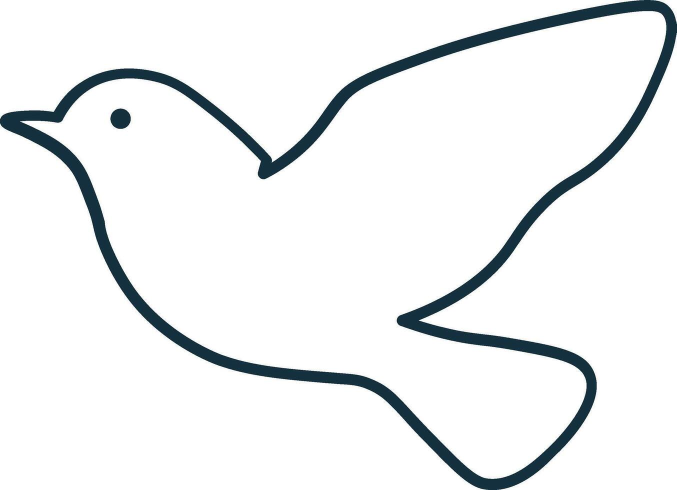
#> input picture assets/shapes/shapes/bird.jpg, 1353 x 980 px (shown at 1/2 size); its folder holds only this picture in this run
$ python -i shapes.py   (imports and definitions only)
#> lines starting #> are read from the running program, lines starting #| are printed output that depends on the picture; after the words box and inside, x2 and y2 are one past the last pixel; in counts of white or black regions, pixels touching at a corner belong together
"""Shape loading and sequencing utilities for uploaded assets."""

from __future__ import annotations

import io
import random
import re
from collections import deque
from dataclasses import dataclass
from functools import lru_cache
from pathlib import Path
from typing import Callable, Iterable, List

import numpy as np
from PIL import Image, ImageFilter

MaskFn = Callable[[float, float], bool]
_ALLOWED_EXT = {".png", ".jpg", ".jpeg", ".svg"}
_PRIORITY_ORDER = [
    "bird",
    "butterfly",
    "car",
    "cat",
    "circle",
    "cloud",
    "diamond",
    "dianosaur",
    "elephant",
    "fish",
    "icecream",
    "star",
    "teddy",
    "tree",
    "triangle",
    "turtle",
]


@dataclass(frozen=True)
class LoadedShape:
    name: str
    contains_fn: MaskFn
    source_file: str


# [8 lines left out: function _clean_name, not called in this run]


def _fill_holes(mask: np.ndarray) -> np.ndarray:
    h, w = mask.shape
    visited = np.zeros((h, w), dtype=bool)
    q = deque()

    for x in range(w):
        if not mask[0, x]:
            visited[0, x] = True
            q.append((0, x))
        if not mask[h - 1, x]:
            visited[h - 1, x] = True
            q.append((h - 1, x))
    for y in range(h):
        if not mask[y, 0]:
            visited[y, 0] = True
            q.append((y, 0))
        if not mask[y, w - 1]:
            visited[y, w - 1] = True
            q.append((y, w - 1))

    while q:
        y, x = q.popleft()
        for dy, dx in ((1, 0), (-1, 0), (0, 1), (0, -1)):
            ny, nx = y + dy, x + dx
            if 0 <= ny < h and 0 <= nx < w and not mask[ny, nx] and not visited[ny, nx]:
                visited[ny, nx] = True
                q.append((ny, nx))

    return mask | ((~mask) & (~visited))


def _preprocess_outline(mask: np.ndarray) -> np.ndarray:
    """Only cleanup and crop; never rotate/mirror/invert the uploaded orientation."""
    img = Image.fromarray((mask.astype(np.uint8) * 255), mode="L")
    img = img.filter(ImageFilter.MaxFilter(size=5))
    img = img.filter(ImageFilter.MinFilter(size=3))

    arr = np.array(img) > 0
    arr = _fill_holes(arr)

    ys, xs = np.where(arr)
    if len(xs) == 0:
        return arr
    return arr[ys.min() : ys.max() + 1, xs.min() : xs.max() + 1]


def _raster_mask_from_image(img: Image.Image) -> np.ndarray:
    rgba_img = img.convert("RGBA")
    rgba = np.array(rgba_img)
    alpha = rgba[:, :, 3]
    gray = np.array(rgba_img.convert("L"), dtype=np.uint8)

    # Robust extraction for thin line-art on light backgrounds.
    foreground = (gray <= 245) & (alpha > 0)
    if foreground.sum() < max(24, gray.size // 600):
        cutoff = int(np.percentile(gray, 90))
        foreground = (gray <= min(252, cutoff)) & (alpha > 0)
    if foreground.sum() < max(24, gray.size // 700):
        border = np.concatenate([gray[0, :], gray[-1, :], gray[:, 0], gray[:, -1]])
        bg = int(np.median(border))
        foreground = (np.abs(gray.astype(np.int16) - bg) >= 8) & (alpha > 0)
    if foreground.sum() < max(24, gray.size // 800):
        # Final fallback: treat non-near-white pixels as foreground.
        foreground = (gray < 253) & (alpha > 0)

    return _preprocess_outline(foreground)


def _raster_mask(path: Path) -> np.ndarray:
    with Image.open(path) as img:
        return _raster_mask_from_image(img)


# [44 lines left out: functions _svg_mask, _mask_to_fn, _safe_default_mask, not called in this run]


def _is_hidden(path: Path) -> bool:
    return any(part.startswith(".") for part in path.parts)


# [52 lines left out: functions _shape_files, load_shapes, not called in this run]


def all_shape_names(shape_dir: str = "assets/shapes", orientation_mode: str = "original") -> List[str]:
    return [s.name for s in load_shapes(shape_dir, orientation_mode)]


# [29 lines left out: functions mask_for_shape, shape_sequence, palette_sequence, not called in this run]

>>> from PIL import Image
>>> picture = Image.open('assets/shapes/shapes/bird.jpg')
#> picture is the input picture: PIL image 1353x980 RGB; mean R, G, B 237.2, 239.2, 240.2
>>> result = _raster_mask_from_image(picture)
#> in _raster_mask_from_image, `alpha = rgba[:, :, 3]`: alpha: shape (980, 1353); every value is 255
#> in _raster_mask_from_image, `gray = np.array(rgba_img.convert("L"), dtype=np.uint8)`:
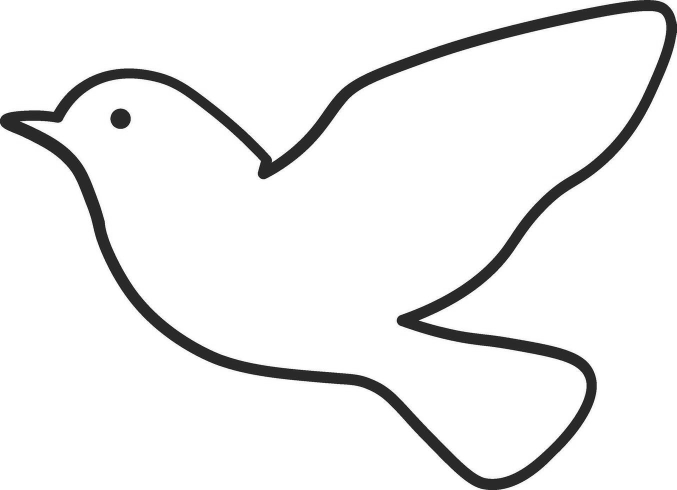
#> gray: shape (980, 1353) (shown at 1/2 size); min 3, max 255, mean 238.7
#> in _raster_mask_from_image, `foreground = (gray <= 245) & (alpha > 0)`:
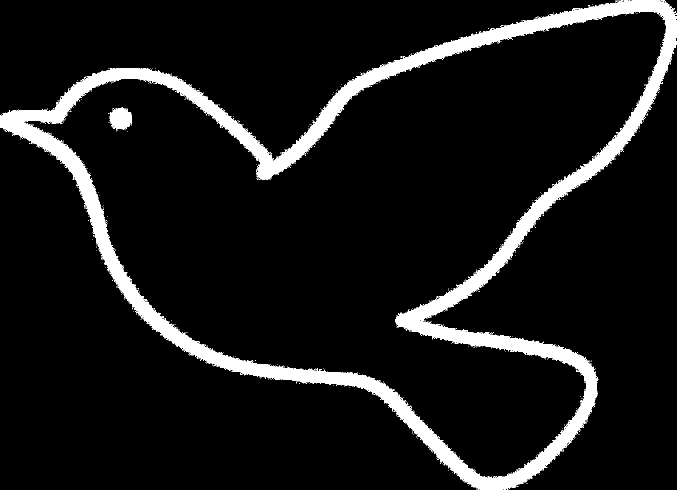
#> foreground: shape (980, 1353) bool (shown at 1/2 size); 8.6% white; 842 white regions (840 under 20 px), largest, box (x1, y1, x2, y2) and area: (0, 0, 1353, 980) 110474, (220, 215, 264, 259) 1486
#> in _preprocess_outline, `img = img.filter(ImageFilter.MaxFilter(size=5))`:
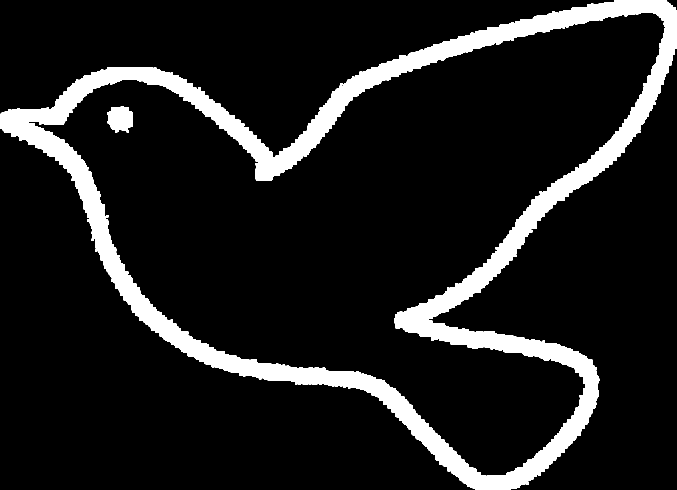
#> img: PIL image 1353x980 L (shown at 1/2 size); 11.4% white; 3 white regions, box (x1, y1, x2, y2) and area: (0, 0, 1353, 980) 149401, (215, 213, 266, 265) 2124, (183, 477, 188, 482) 25
#> in _preprocess_outline, `img = img.filter(ImageFilter.MinFilter(size=3))`:
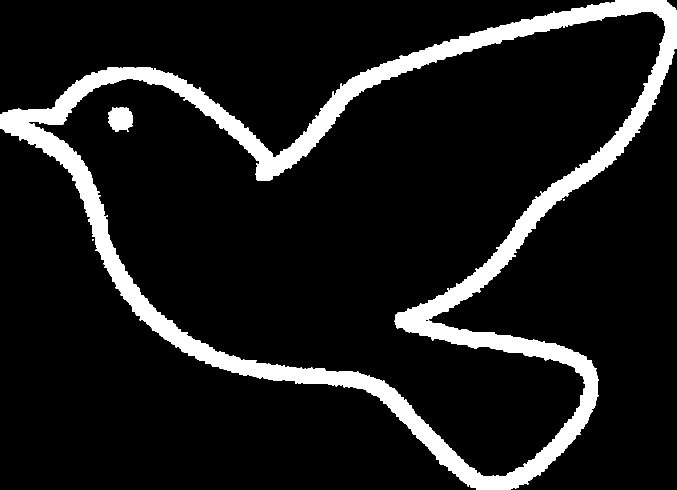
#> img: PIL image 1353x980 L (shown at 1/2 size); 10.5% white; 4 white regions (2 under 20 px), largest, box (x1, y1, x2, y2) and area: (0, 0, 1353, 980) 137568, (216, 214, 265, 264) 1894
#> after the loop in _fill_holes, `for x in range(w):`:
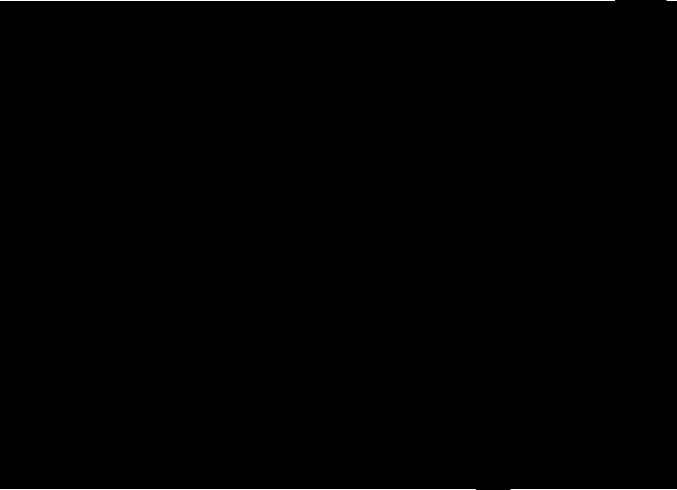
#> visited: shape (980, 1353) bool (shown at 1/2 size); 0.19% white in thin lines or dots
#> after the loop in _fill_holes, `for y in range(h):`:
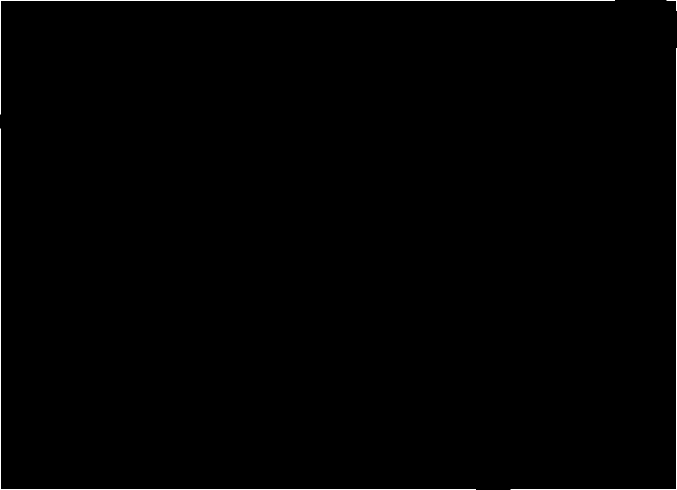
#> visited: shape (980, 1353) bool (shown at 1/2 size); 0.33% white in thin lines or dots
#> the loop in _fill_holes, `while q:` made 656068 passes
#> (y, x) on passes 1 to 3: (0, 0), (979, 0), (0, 1)
#> after the loop in _fill_holes, `while q:`:
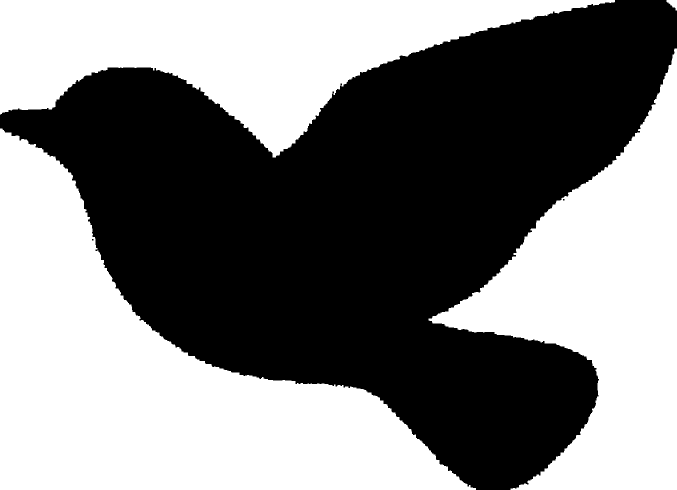
#> visited: shape (980, 1353) bool (shown at 1/2 size); 49.5% white; 4 white regions, box (x1, y1, x2, y2) and area: (0, 257, 952, 980) 292757, (857, 97, 1353, 980) 186372, (0, 0, 1230, 315) 176706, (1333, 0, 1353, 21) 229

$ run again, on assets/shapes/shapes/car.jpg
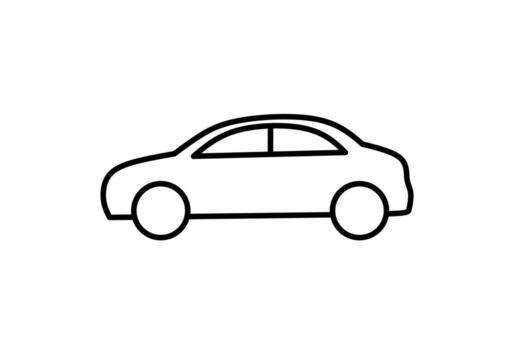
#> input picture assets/shapes/shapes/car.jpg, 506 x 350 px
#> picture is the input picture: PIL image 506x350 L; min 0, max 255, mean 244.8
#> alpha: shape (350, 506); every value is 255
#> foreground: shape (350, 506) bool; 5.3% white; 140 white regions (138 under 20 px), largest, box (x1, y1, x2, y2) and area: (99, 113, 415, 241) 6857, (189, 122, 349, 160) 2448
#> arr: shape (350, 506) bool; 7.8% white; 2 white regions (1 under 20 px), largest, box (x1, y1, x2, y2) and area: (97, 112, 417, 245) 13765
#> after the loop in _fill_holes, `for y in range(h):`:
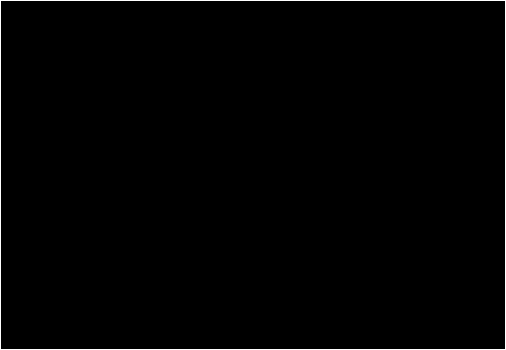
#> visited: shape (350, 506) bool; 0.96% white in thin lines or dots
#> the loop in _fill_holes, `while q:` made 147543 passes
#> (y, x) on passes 1 to 3: (0, 0), (349, 0), (0, 1)
#> in _preprocess_outline, `return arr[ys.min() : ys.max() + 1, xs.min() : xs.max() + 1]`:
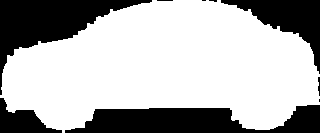
#> returned value: shape (133, 320) bool; 69.5% white; 9 black regions (4 under 20 px), largest, box (x1, y1, x2, y2) and area: (65, 105, 320, 133) 4736, (0, 0, 152, 95) 4606, (221, 0, 320, 74) 2535, (0, 98, 62, 133) 1059, (318, 77, 320, 96) 29

$ run again, on assets/shapes/shapes/cloud.jpg
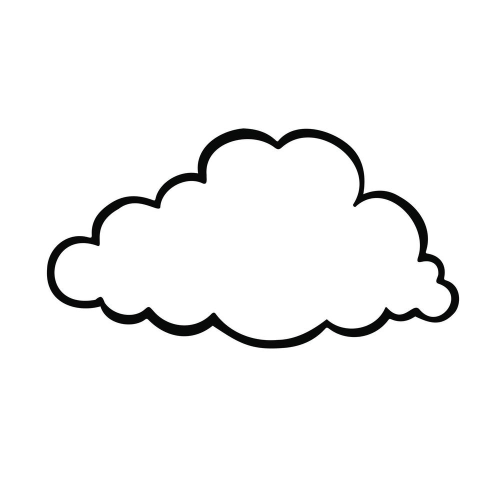
#> input picture assets/shapes/shapes/cloud.jpg, 981 x 980 px (shown at 1/2 size)
#> picture is the input picture: PIL image 981x980 RGB; mean R, G, B 245.7, 245.7, 245.7
#> alpha: shape (980, 981); every value is 255
#> foreground: shape (980, 981) bool; 4.2% white; 442 white regions (441 under 20 px), largest, box (x1, y1, x2, y2) and area: (93, 256, 920, 698) 39756
#> arr: shape (980, 981) bool; 5.3% white; 1 white region, box (x1, y1, x2, y2) and area: (90, 255, 921, 703) 50747
#> after the loop in _fill_holes, `for y in range(h):`:
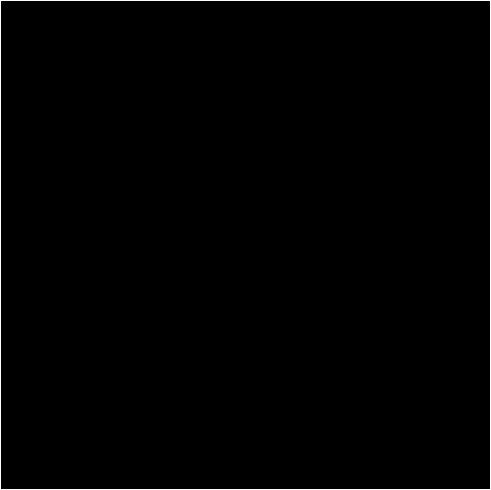
#> visited: shape (980, 981) bool (shown at 1/2 size); 0.41% white in thin lines or dots
#> the loop in _fill_holes, `while q:` made 714689 passes
#> (y, x) on passes 1 to 3: (0, 0), (979, 0), (0, 1)
#> in _preprocess_outline, `return arr[ys.min() : ys.max() + 1, xs.min() : xs.max() + 1]`:
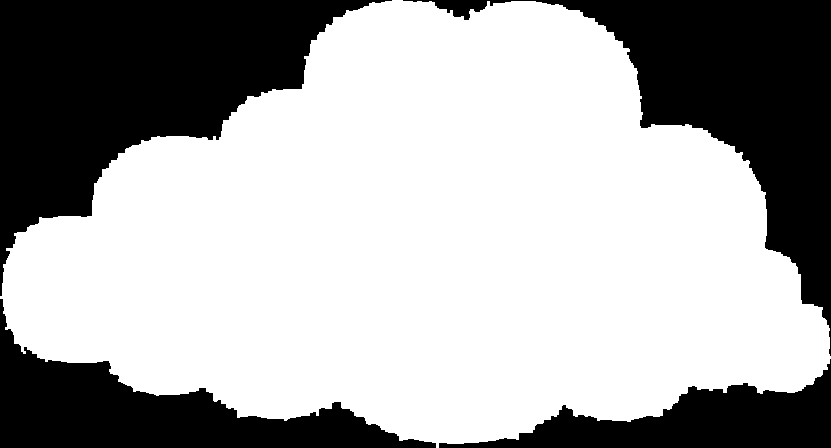
#> returned value: shape (448, 831) bool; 66.3% white; 4 black regions, box (x1, y1, x2, y2) and area: (0, 0, 392, 296) 49434, (403, 0, 831, 356) 39133, (0, 299, 436, 448) 22522, (439, 359, 831, 448) 14504

$ run again, on assets/shapes/shapes/icecream.jpg
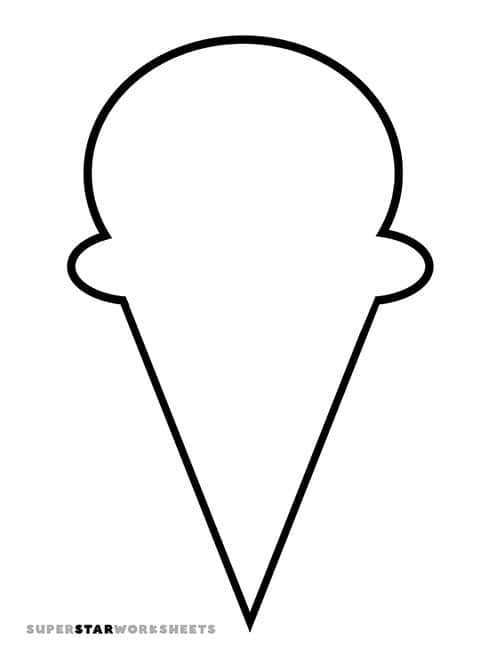
#> input picture assets/shapes/shapes/icecream.jpg, 500 x 647 px
#> picture is the input picture: PIL image 500x647 RGB; min 0, max 255, mean 245.1
#> alpha: shape (647, 500); every value is 255
#> foreground: shape (647, 500) bool; 5.2% white; 444 white regions (430 under 20 px), largest, box (x1, y1, x2, y2) and area: (66, 34, 434, 632) 14692, (103, 624, 138, 635) 279, (65, 624, 93, 635) 231
#> arr: shape (647, 500) bool; 8% white; 12 white regions (10 under 20 px), largest, box (x1, y1, x2, y2) and area: (63, 31, 438, 633) 23167, (25, 623, 217, 641) 2496
#> the loop in _fill_holes, `while q:` made 195141 passes
#> (y, x) on passes 1 to 3: (0, 0), (646, 0), (0, 1)
#> in _preprocess_outline, `return arr[ys.min() : ys.max() + 1, xs.min() : xs.max() + 1]`:
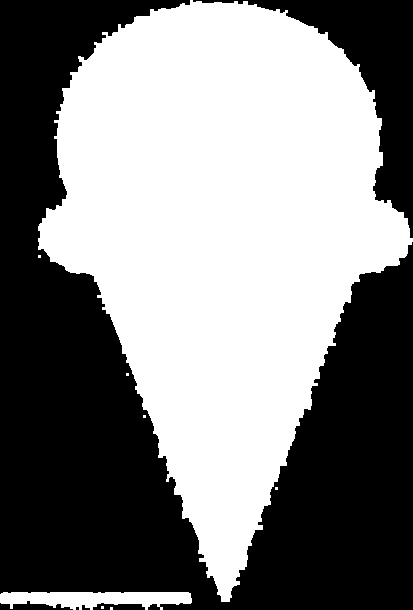
#> returned value: shape (610, 413) bool; 51% white; 6 black regions (1 under 20 px), largest, box (x1, y1, x2, y2) and area: (0, 0, 413, 610) 110744, (193, 0, 413, 238) 12153, (0, 601, 73, 610) 364, (93, 603, 145, 610) 272, (82, 605, 90, 610) 25
